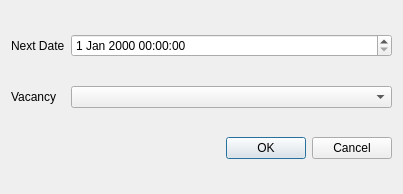
<?xml version="1.0" encoding="UTF-8"?>
<ui version="4.0">
 <class>RestartWorkflow</class>
 <widget class="QDialog" name="RestartWorkflow">
  <property name="geometry">
   <rect>
    <x>0</x>
    <y>0</y>
    <width>403</width>
    <height>194</height>
   </rect>
  </property>
  <property name="windowTitle">
   <string>Restart Workflow - HRAssistanTool</string>
  </property>
  <layout class="QGridLayout" name="gridLayout">
   <item row="1" column="0">
    <widget class="QLabel" name="vacancyLabel">
     <property name="text">
      <string>Vacancy</string>
     </property>
    </widget>
   </item>
   <item row="2" column="1">
    <widget class="QDialogButtonBox" name="buttonBox">
     <property name="orientation">
      <enum>Qt::Horizontal</enum>
     </property>
     <property name="standardButtons">
      <set>QDialogButtonBox::Cancel|QDialogButtonBox::Ok</set>
     </property>
    </widget>
   </item>
   <item row="1" column="1">
    <widget class="QComboBox" name="vacancyComboBox"/>
   </item>
   <item row="0" column="1">
    <widget class="QDateTimeEdit" name="dateTimeEdit"/>
   </item>
   <item row="0" column="0">
    <widget class="QLabel" name="nextDateLabel">
     <property name="text">
      <string>Next Date</string>
     </property>
    </widget>
   </item>
  </layout>
 </widget>
 <resources/>
 <connections>
  <connection>
   <sender>buttonBox</sender>
   <signal>accepted()</signal>
   <receiver>RestartWorkflow</receiver>
   <slot>accept()</slot>
   <hints>
    <hint type="sourcelabel">
     <x>248</x>
     <y>254</y>
    </hint>
    <hint type="destinationlabel">
     <x>157</x>
     <y>274</y>
    </hint>
   </hints>
  </connection>
  <connection>
   <sender>buttonBox</sender>
   <signal>rejected()</signal>
   <receiver>RestartWorkflow</receiver>
   <slot>reject()</slot>
   <hints>
    <hint type="sourcelabel">
     <x>316</x>
     <y>260</y>
    </hint>
    <hint type="destinationlabel">
     <x>286</x>
     <y>274</y>
    </hint>
   </hints>
  </connection>
 </connections>
</ui>
